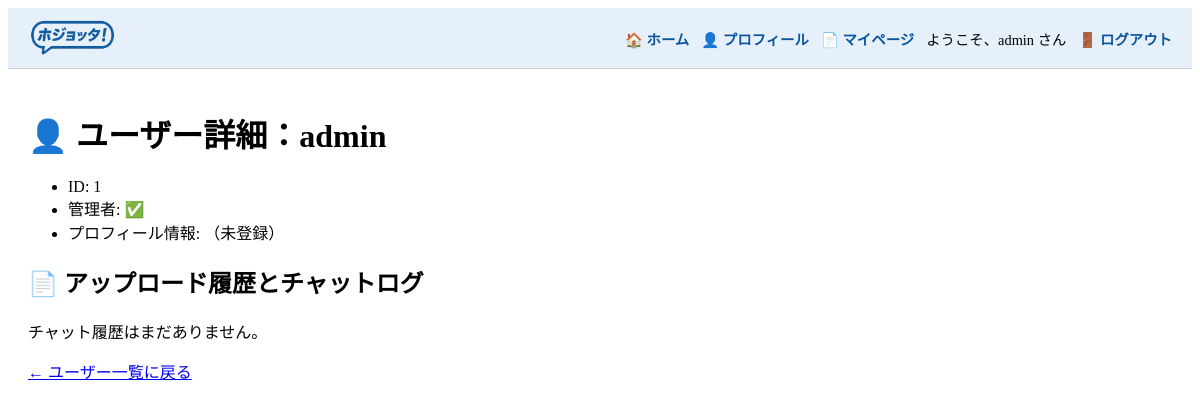
The page /admin/user/1 (signed in) on the database its author committed.
### app/models.py (models this page shows)
class User(SQLModel, table=True):
    id: Optional[int] = Field(default=None, primary_key=True)
    username: str = Field(index=True, unique=True)
    password_hash: str
    is_admin: bool = False
    profile_info: Optional[str] = None
    industry: Optional[str] = Field(default=None)
    location: Optional[str] = Field(default=None)
    employee_count: Optional[str] = Field(default=None)
    company_name: Optional[str] = Field(default=None)
    founded_date: Optional[str] = Field(default=None)
    company_type: Optional[str] = Field(default=None)
    tax_location: Optional[str] = Field(default=None)
    capital: Optional[str] = Field(default=None)
    has_gbizid: Optional[bool] = Field(default=False)

### app/routes_admin.py (the view)
@router.get("/admin/user/{user_id}", response_class=HTMLResponse)
async def admin_user_detail(
    request: Request,
    user_id: int,
    user: dict = Depends(admin_only),
    db: Session = Depends(get_db)
):
    target_user = db.get(User, user_id)
    if not target_user:
        return HTMLResponse(content="ユーザーが見つかりません", status_code=404)
    logs = db.exec(select(ConversationLog).where(ConversationLog.user_id == user_id)).all()
    return templates.TemplateResponse("admin_user_detail.html", {
        "request": request,
        "target_user": target_user,
        "logs": logs
    })

### app/templates/admin_user_detail.html (shortened to what this page needs)
{% extends "base.html" %}
{% block content %}
<h1>👤 ユーザー詳細：{{ target_user.username }}</h1>
<ul>
  <li>ID: {{ target_user.id }}</li>
  <li>管理者: {{ '✅' if target_user.is_admin else '❌' }}</li>
  <li>プロフィール情報: {{ target_user.profile_info or '（未登録）' }}</li>
</ul>
<h2>📄 アップロード履歴とチャットログ</h2>
{% if logs %}
  <ul>
    {% for log in logs %}
      <li>
        <strong>{{ log.timestamp }}</strong><br>
        📄 ファイル名: {{ log.filename }}<br>
        🙋‍♂️ 質問: {{ log.question }}<br>
        🤖 回答: {{ log.answer }}
      </li>
    {% endfor %}
  </ul>
{% else %}
  <p>チャット履歴はまだありません。</p>
{% endif %}
<p><a href="/admin/users">← ユーザー一覧に戻る</a></p>
{% endblock %}

### app/templates/base.html (shortened to what this page needs)
<!DOCTYPE html>
<html lang="ja">
<head>
</head>
<body>
  <header>
    <img src="{{ url_for('static', path='logo3.png') }}" alt="ホジョッタロゴ">
    <nav>
      <a href="/">🏠 ホーム</a>
      <a href="/profile">👤 プロフィール</a>
      <a href="/mypage">📄 マイページ</a>
      {% if request.session.get("user") %}
        <span>ようこそ、{{ request.session['user']['username'] }} さん</span>
        <a href="/logout">🚪 ログアウト</a>
      {% else %}
        <a href="/login">🔑 ログイン</a>
        <a href="/signup">📝 新規登録</a>
      {% endif %}
    </nav>
  </header>
  <main style="padding: 20px;">
    {% block content %}{% endblock %}
  </main>
</body>
</html>

### app/templates/base.html (style rules this page uses)
header { display: flex; justify-content: space-between; align-items: center; padding: 10px 20px; background-color: #e6f0fa; border-bottom: 1px solid #ccc; flex-wrap: wrap; }
header img { height: 40px; }
nav { display: flex; flex-wrap: wrap; gap: 12px; font-size: 0.9em; }
nav a { color: #0a539e; text-decoration: none; font-weight: bold; }

### rows shown on the page
User: session.user.username "admin", username "admin", id "1", is_admin "✅", profile_info "（未登録）"
